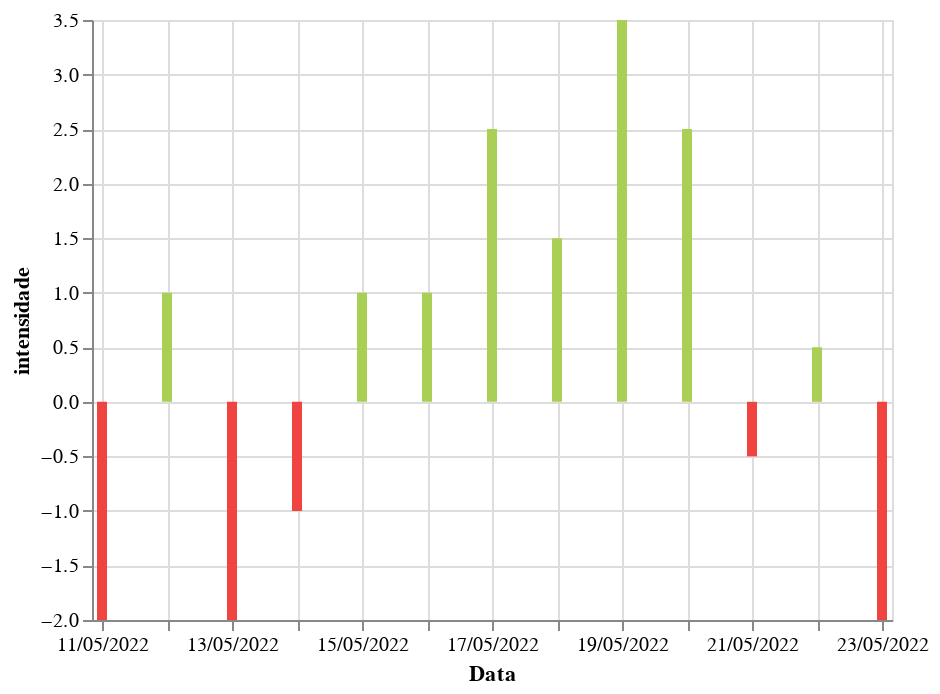

Notebook code cell kept with this figure:
### Code cell
alt.Chart(grafico_linhas.groupby(['data']).mean().reset_index()).mark_bar().encode(
    alt.X('data:T', title='Data', axis=alt.Axis(format='%d/%m/%Y')),
    alt.Y('intensidade:Q'),
    color=alt.condition(
        alt.datum.intensidade > 0,
        alt.value('#A9CF54'),
        alt.value('#F1433F')
    )
)

### Figure 1 — Vega-Lite specification as saved in the notebook (floating-point values rounded to 4 significant figures)
{"config": {"view": {"continuousWidth": 400, "continuousHeight": 300}}, "data": {"name": "data-fa03bac2aee139e8d1a5e6c65585b8ce"}, "mark": "bar", "encoding": {"color": {"condition": {"value": "#A9CF54", "test": "(datum.intensidade > 0)"}, "value": "#F1433F"}, "x": {"axis": {"format": "%d/%m/%Y"}, "field": "data", "title": "Data", "type": "temporal"}, "y": {"field": "intensidade", "type": "quantitative"}}, "$schema": "https://vega.github.io/schema/vega-lite/v4.17.0.json", "datasets": {"data-fa03bac2aee139e8d1a5e6c65585b8ce": [{"data": "2022-05-11T00:00:00", "id_avaliacao": 1.5, "intensidade": -2.0, "id_disciplina": 1.0, "id_professor": 3.0, "id_assunto": 1.0, "id_turma": 1.0, "periodo": 8.0, "conhecimento": 1.5}, {"data": "2022-05-12T00:00:00", "id_avaliacao": 3.5, "intensidade": 1.0, "id_disciplina": 1.0, "id_professor": 3.0, "id_assunto": 1.0, "id_turma": 1.0, "periodo": 8.0, "conhecimento": 3.5}, {"data": "2022-05-13T00:00:00", "id_avaliacao": 5.5, "intensidade": -2.0, "id_disciplina": 1.0, "id_professor": 3.0, "id_assunto": 1.0, "id_turma": 1.0, "periodo": 8.0, "conhecimento": 5.5}, {"data": "2022-05-14T00:00:00", "id_avaliacao": 7.5, "intensidade": -1.0, "id_disciplina": 1.0, "id_professor": 3.0, "id_assunto": 1.0, "id_turma": 1.0, "periodo": 8.0, "conhecimento": 7.5}, {"data": "2022-05-15T00:00:00", "id_avaliacao": 9.0, "intensidade": 1.0, "id_disciplina": 1.0, "id_professor": 3.0, "id_assunto": 1.0, "id_turma": 1.0, "periodo": 8.0, "conhecimento": 9.0}, {"data": "2022-05-16T00:00:00", "id_avaliacao": 10.5, "intensidade": 1.0, "id_disciplina": 1.0, "id_professor": 3.0, "id_assunto": 1.0, "id_turma": 1.0, "periodo": 8.0, "conhecimento": 3.5}, {"data": "2022-05-17T00:00:00", "id_avaliacao": 12.5, "intensidade": 2.5, "id_disciplina": 1.0, "id_professor": 3.0, "id_assunto": 1.0, "id_turma": 1.0, "periodo": 8.0, "conhecimento": 8.5}, {"data": "2022-05-18T00:00:00", "id_avaliacao": 14.5, "intensidade": 1.5, "id_disciplina": 1.0, "id_professor": 3.0, "id_assunto": 1.0, "id_turma": 1.0, "periodo": 8.0, "conhecimento": 7.5}, {"data": "2022-05-19T00:00:00", "id_avaliacao": 16.5, "intensidade": 3.5, "id_disciplina": 1.0, "id_professor": 3.0, "id_assunto": 1.0, "id_turma": 1.0, "periodo": 8.0, "conhecimento": 8.0}, {"data": "2022-05-20T00:00:00", "id_avaliacao": 18.5, "intensidade": 2.5, "id_disciplina": 1.0, "id_professor": 3.0, "id_assunto": 1.0, "id_turma": 1.0, "periodo": 8.0, "conhecimento": 7.5}, {"data": "2022-05-21T00:00:00", "id_avaliacao": 20.5, "intensidade": -0.5, "id_disciplina": 1.0, "id_professor": 3.0, "id_assunto": 1.0, "id_turma": 1.0, "periodo": 8.0, "conhecimento": 8.5}, {"data": "2022-05-22T00:00:00", "id_avaliacao": 22.5, "intensidade": 0.5, "id_disciplina": 1.0, "id_professor": 3.0, "id_assunto": 1.0, "id_turma": 1.0, "periodo": 8.0, "conhecimento": 8.0}, {"data": "2022-05-23T00:00:00", "id_avaliacao": 24.0, "intensidade": -2.0, "id_disciplina": 1.0, "id_professor": 3.0, "id_assunto": 1.0, "id_turma": 1.0, "periodo": 8.0, "conhecimento": 1.0}]}}
